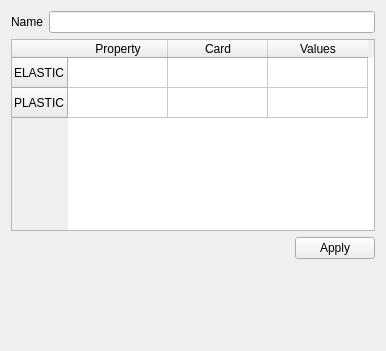
<?xml version="1.0" encoding="UTF-8"?>
<ui version="4.0">
 <class>MaterialsCCXcreate</class>
 <widget class="QWidget" name="MaterialsCCXcreate">
  <property name="geometry">
   <rect>
    <x>0</x>
    <y>0</y>
    <width>386</width>
    <height>351</height>
   </rect>
  </property>
  <property name="windowTitle">
   <string>Form</string>
  </property>
  <layout class="QGridLayout" name="gridLayout">
   <item row="2" column="0">
    <layout class="QHBoxLayout" name="horizontalLayout_Button">
     <item>
      <spacer name="horizontalSpacer">
       <property name="orientation">
        <enum>Qt::Horizontal</enum>
       </property>
       <property name="sizeHint" stdset="0">
        <size>
         <width>40</width>
         <height>20</height>
        </size>
       </property>
      </spacer>
     </item>
     <item>
      <widget class="QPushButton" name="pbApply">
       <property name="text">
        <string>Apply</string>
       </property>
      </widget>
     </item>
    </layout>
   </item>
   <item row="0" column="0">
    <layout class="QHBoxLayout" name="horizontalLayout">
     <item>
      <widget class="QLabel" name="label">
       <property name="text">
        <string>Name</string>
       </property>
      </widget>
     </item>
     <item>
      <widget class="QLineEdit" name="lineEdit"/>
     </item>
    </layout>
   </item>
   <item row="3" column="0">
    <spacer name="verticalSpacer">
     <property name="orientation">
      <enum>Qt::Vertical</enum>
     </property>
     <property name="sizeHint" stdset="0">
      <size>
       <width>20</width>
       <height>40</height>
      </size>
     </property>
    </spacer>
   </item>
   <item row="1" column="0">
    <widget class="QTableWidget" name="tableWidget">
     <row>
      <property name="text">
       <string>ELASTIC</string>
      </property>
     </row>
     <row>
      <property name="text">
       <string>PLASTIC</string>
      </property>
     </row>
     <column>
      <property name="text">
       <string>Property</string>
      </property>
     </column>
     <column>
      <property name="text">
       <string>Card</string>
      </property>
     </column>
     <column>
      <property name="text">
       <string>Values</string>
      </property>
     </column>
     <item row="0" column="2">
      <property name="flags">
       <set>ItemIsSelectable|ItemIsEnabled</set>
      </property>
     </item>
     <item row="1" column="2">
      <property name="flags">
       <set>ItemIsSelectable|ItemIsEnabled</set>
      </property>
     </item>
    </widget>
   </item>
  </layout>
 </widget>
 <resources/>
 <connections/>
</ui>
